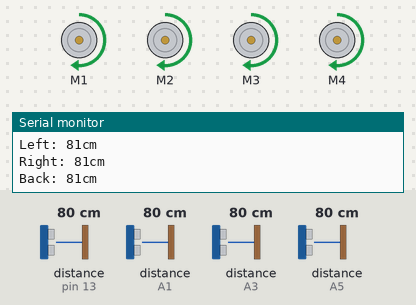
This sketch was run on a simulated Arduino Uno, built with avr-gcc and run on an emulated ATmega328P. On the bench: 4 × DC motor (green arrow = forward, orange = backward, longer = faster), the last lines printed to the serial monitor. Inputs (shaded band) come from the test bench; at power-on: distance to the obstacle (sensors on A1, A3, pin 13, A5) 80 cm. The echo pulse lasts 58.3 µs per cm.

Above: at 4.2 s.
4.3 s: distance to the obstacle (sensor on A1) set to 33 cm
5.8 s: distance to the obstacle (sensor on A1) set to 28 cm
At 7.1 s:
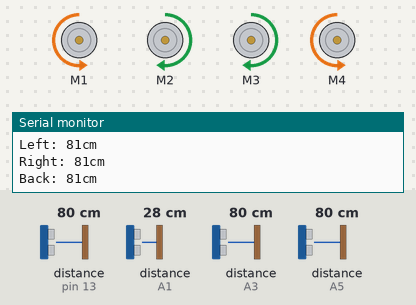
7.4 s: distance to the obstacle (sensor on A3) set to 75 cm
At 8.6 s:
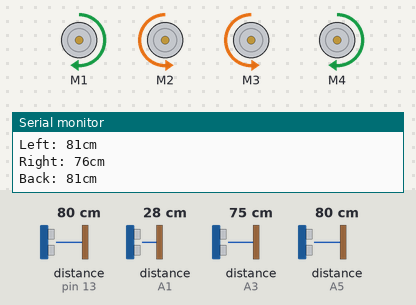
8.9 s: distance to the obstacle (sensor on A3) set to 120 cm
At 10.9 s:
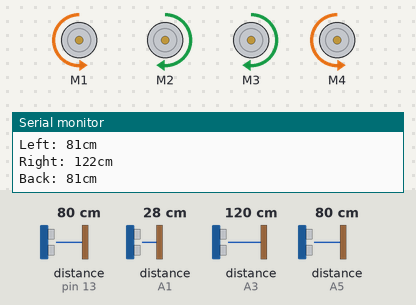
14.1 s: distance to the obstacle (sensor on pin 13) set to 2 cm
At 14.6 s:
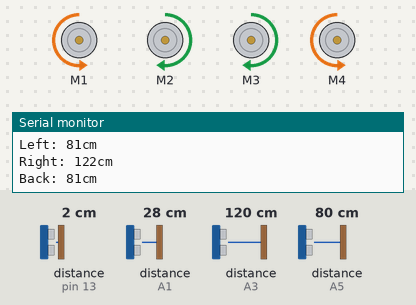
Timing chart, 0 to 16.6 s (numbered marks = the images above; inputs shaded):
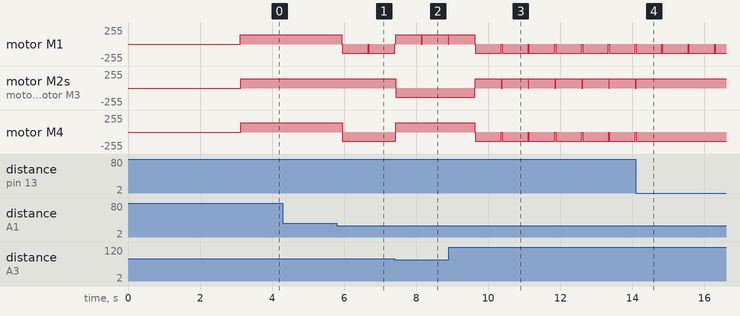

The sketch:

ObstacleAvoiderCar.ino
```cpp
#include <AFMotor.h>
#include<NewPing.h>

#define TRIGGER_PIN_Front  A0  // Front Sonar Sensor
#define ECHO_PIN_Front     A1

#define TRIGGER_PIN_Right  A2  // Right Sonar Sensor
#define ECHO_PIN_Right     A3

#define TRIGGER_PIN_Left   A4  // Left Sonar Sensor
#define ECHO_PIN_Left      A5

#define TRIGGER_PIN_Back   2   // Back Sonar Sensor
#define ECHO_PIN_Back      13


#define MAX_DISTANCE 200 // Maximum distance we want to ping for (in centimeters). Maximum sensor distance is rated at 400-500cm.


// NewPing setup of pins and maximum distance.
NewPing sonarFront(TRIGGER_PIN_Front, ECHO_PIN_Front, MAX_DISTANCE);
NewPing sonarRight(TRIGGER_PIN_Right, ECHO_PIN_Right, MAX_DISTANCE);
NewPing sonarLeft(TRIGGER_PIN_Left, ECHO_PIN_Left, MAX_DISTANCE);
NewPing sonarBack(TRIGGER_PIN_Back, ECHO_PIN_Back, MAX_DISTANCE);


AF_DCMotor motor1(1); // Front Right Motor
AF_DCMotor motor2(2); // Front Left Motor
AF_DCMotor motor3(3); // Back Left Motor
AF_DCMotor motor4(4); // Back Right Motor


unsigned int uS_front;
unsigned int uS_right;
unsigned int uS_left;
unsigned int uS_back;

unsigned int front_distance;
unsigned int right_distance;
unsigned int left_distance;
unsigned int back_distance;

void setup() {

              Serial.begin(115200); // Open serial monitor at 115200 baud to see ping results.

              set_speed();
              Stop();
                delay(3000);

}


void loop() {
  delay(100);
  set_distance();

  Serial.print("Front: ");
  Serial.print(front_distance);
  Serial.println("cm");

  Serial.print("Left: ");
  Serial.print(left_distance);
  Serial.println("cm");

  Serial.print("Right: ");
  Serial.print(right_distance);
  Serial.println("cm");

  Serial.print("Back: ");
  Serial.print(back_distance);
  Serial.println("cm");


     if( front_distance > 30 )
         {
           Forward();
           set_distance();
         }
     else
        {
          Stop();

          make_turn();
        }

     if( right_distance <= 12 && left_distance <= 12 )
         {
             Stop();
             move_backward();
         }


     if( left_distance <= 20 )
         {
                if( right_distance > 12 )
                     {
                         push_right();
                     }

                 else
                     {
                       Stop();
                       move_backward();
                     }

                set_distance();
          }


     if( right_distance <= 20 )
          {
                  if( left_distance > 12 )
                       {
                         push_left();
                       }

                 else
                     {
                       Stop();
                       move_backward();
                     }

          }

}


void make_turn(){

                Stop();

                set_distance();

                if( right_distance < 20 && left_distance < 20 )
                {
                            Stop();
                            move_backward();

                }

                else if( right_distance >= left_distance )
                {
                           move_right();

                }

                else if( right_distance < left_distance )
                {
                           move_left();

                }

}


void move_backward(){

  while(true)
  {
       set_distance();

        if( back_distance > 20 )
           {
                  Backward();
                  set_distance();

                      if( right_distance > 30 || left_distance > 30 )
                         {

                                  if( right_distance >= left_distance )
                                     {
                                          push_right();
                                          delay(100);
                                          loop();
                                     }

                                  else if( left_distance > right_distance  )
                                     {
                                          push_left();
                                          delay(100);
                                          loop();
                                     }

                              break;
                           }
            }

        else
        {
          Stop();
          check_for_space();
        }


  }

}


void check_for_space()
{
        Stop();

  while(true)
  {
          set_distance();

          if( front_distance > 30 )
          {
            loop();
            break;
          }

          if( right_distance > 30 || left_distance > 30 )
          {

                  if( right_distance >= left_distance )
                    {
                        push_right();
                        delay(100);
                        loop();
                    }

                  else if( left_distance > right_distance  )
                    {
                       push_left();
                       delay(100);
                       loop();
                    }

               break;
           }

          if(back_distance > 20 )
          {

            move_backward();
            break;

          }

  }
}


/*void set_distance()
{

  int front_Distance_Count[3];
  int right_Distance_Count[3];
  int left_Distance_Count[3];
  int back_Distance_Count[3];

                  for(int j=0; j<3; j++ )
                     {
                           uS_front = sonarFront.ping();
                           front_Distance_Count[j] = uS_front / US_ROUNDTRIP_CM;
                               if(front_Distance_Count[j] == 0)
                                   {
                                    front_Distance_Count[j] = MAX_DISTANCE;
                                   }


                           uS_right = sonarRight.ping();
                           right_Distance_Count[j] = uS_right / US_ROUNDTRIP_CM;
                              if(right_Distance_Count[j] == 0)
                                  {
                                    right_Distance_Count[j] = MAX_DISTANCE;
                                  }


                           uS_left = sonarLeft.ping();
                           left_Distance_Count[j] = uS_left / US_ROUNDTRIP_CM;
                               if(left_Distance_Count[j] == 0)
                                   {
                                    left_Distance_Count[j] = MAX_DISTANCE;
                                   }


                           uS_back = sonarBack.ping();
                           back_Distance_Count[j] = uS_back / US_ROUNDTRIP_CM;
                               if(back_Distance_Count[j] == 0)
                                   {
                                    back_Distance_Count[j] = MAX_DISTANCE;
                                   }


                     }

                   right_distance = 0;
                   left_distance = 0;
                   front_distance = 0;
                   back_distance = 0;

                 for(int j=0; j<3; j++ )
                     {
                       front_distance = front_distance + front_Distance_Count[j];
                       right_distance = right_distance + right_Distance_Count[j];
                       left_distance = left_distance + left_Distance_Count[j];
                       back_distance = back_distance + back_Distance_Count[j];

                     }

                     front_distance = front_distance / 3;
                     right_distance = right_distance / 3;
                     left_distance = left_distance / 3;
                     back_distance = back_distance / 3;


}

*/


void set_distance(){

               uS_back  = sonarBack.ping();
               uS_front = sonarFront.ping();
               uS_right = sonarRight.ping();
               uS_left  = sonarLeft.ping();


                front_distance = uS_front / US_ROUNDTRIP_CM;
                right_distance = uS_right / US_ROUNDTRIP_CM;
                left_distance  = uS_left  / US_ROUNDTRIP_CM;
                back_distance  = uS_back  / US_ROUNDTRIP_CM;


                         if(front_distance == 0)
                                front_distance = MAX_DISTANCE;

                         if(right_distance == 0)
                                right_distance = MAX_DISTANCE;

                         if(left_distance == 0)
                                left_distance = MAX_DISTANCE;

                         if(back_distance == 0)
                                back_distance = MAX_DISTANCE;

}


void push_speed(){
                motor1.setSpeed(250);
                motor2.setSpeed(250);
                motor3.setSpeed(250);
                motor4.setSpeed(250);
}


void set_speed(){

                motor1.setSpeed(140);
                motor2.setSpeed(140);
                motor3.setSpeed(140);
                motor4.setSpeed(140);
}


void Forward(){

               motor1.run(FORWARD);
               motor2.run(FORWARD);
               motor3.run(FORWARD);
               motor4.run(FORWARD);
}


void Backward(){

                motor1.run(BACKWARD);
                motor2.run(BACKWARD);
                motor3.run(BACKWARD);
                motor4.run(BACKWARD);
}


void Stop(){

             motor1.run(RELEASE);
             motor2.run(RELEASE);
             motor3.run(RELEASE);
             motor4.run(RELEASE);
}


void move_right(){

                   motor2.run(FORWARD);
                   motor3.run(FORWARD);
                   motor1.run(BACKWARD);
                   motor4.run(BACKWARD);

                   delay(600);
}


void move_left(){

                  motor1.run(FORWARD);
                  motor4.run(FORWARD);
                  motor2.run(BACKWARD);
                  motor3.run(BACKWARD);

                  delay(600);
}


void push_right(){

                   motor2.run(FORWARD);
                   motor3.run(FORWARD);
                   motor1.run(BACKWARD);
                   motor4.run(BACKWARD);

                   delay(100);

}


void push_left(){

                  motor1.run(FORWARD);
                  motor4.run(FORWARD);
                  motor2.run(BACKWARD);
                  motor3.run(BACKWARD);

                   delay(100);

}
```

Measured:
- the behaviour switches between 31 and 30 cm on distance to the obstacle (sensor on A1) (found by bisection; images 0 and 1)
- the behaviour switches between 80 and 79 cm on distance to the obstacle (sensor on A3) (found by bisection; images 1 and 2)
- after the input at 5.8 s, motor M1: forward 140/255 → backward 140/255 after 0.13 s; motor M4: forward 140/255 → backward 140/255 after 0.15 s
- after the input at 7.4 s, motor M2, motor M3: forward 140/255 → backward 140/255 at once; motor M4: backward 140/255 → forward 140/255 at once
- after the input at 8.9 s, motor M2, motor M3: alternates forward 140/255 for 0.72 s and stopped for 0.02 s, starting after 0.72 s; motor M4: alternates backward 140/255 for 0.72 s and stopped for 0.02 s, starting after 0.72 s
- after the input at 14.1 s, motor M2, motor M3: goes on until 14.1 s, then stays forward 140/255; motor M4: goes on until 14.1 s, then stays backward 140/255
